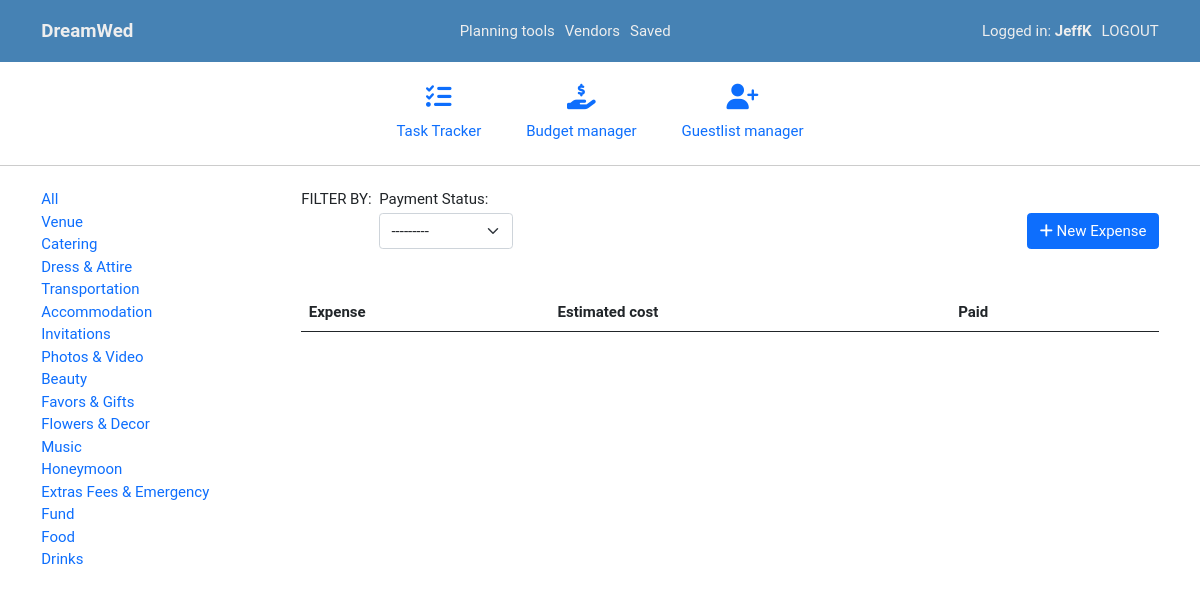
Page /U/budget-manager/ (signed in) on the committed database.
### dreamwed/models.py (models this page shows, shortened)
class User(AbstractUser):
   is_vendor = models.BooleanField(default=False)
   is_wedding_planner = models.BooleanField(default=False)
   profile = models.ImageField(default='default.jpg', upload_to='profile_pics')
   class Meta:
      ordering = ['last_name', 'first_name']

class ExpenseCategory(models.Model):
   name = models.CharField(max_length=200, help_text='Categorize your expenses for proper budgeting.')
   wedplanner = models.ForeignKey(WeddingPlanner, on_delete=CASCADE, blank=True, null=True)
   def __str__(self):
      return self.name

### main/decorators.py (the view)
   def wrapper_func(request, *args, **kwargs):
      if request.user.is_wedding_planner:
         return view_func(request, *args, **kwargs)
      else:
         error_msg = 'Unauthorised action. You must be a wedding planner to access this page!'
         return HttpResponse(error_msg)

### dreamwed/forms.py
class BudgetItemForm(ModelForm):
   class Meta:
      model = BudgetItem
      fields = ['description', 'expense_category', 'cost']

class BudgetItemUpdateForm(ModelForm):
   class Meta:
      model = BudgetItem
      fields = ['description', 'expense_category', 'cost', 'paid']

### dreamwed/views/wedplanner.py (called while the page is built)
@login_required
@wedding_planner_required
def budget_manager(request):
   expense_categories = ExpenseCategory.objects.all()
   create_form = BudgetItemForm()
   update_form = BudgetItemUpdateForm()
   if(request.headers.get('X-Requested-With') == 'XMLHttpRequest'):
      expenses = BudgetItem.objects.filter(wedplanner_id=request.user.id)
      data = list(expenses.values())
      return JsonResponse(data, safe=False, status=200)
   context = {
      'create_form': create_form,
      'update_form': update_form,
      'expense_categories': expense_categories,
   }
   return render(request, 'wedplanner/budget-manager.html', context)

### templates/wedplanner/budget-manager.html (shortened to what this page needs)
{% extends 'base.html' %}
{% load widget_tweaks %}
{% block body %}
{% include 'include/header.html' %}
{% include 'include/tools-nav.html' %}
<section class="my-4">
   <div class="container grid-200-auto">
      <div class="side-nav">
         <a class="pointer" onclick="getAllbudgetItems()">All</a><br>
         {% for category in expense_categories %}
         <a class="pointer" data-exp-category-id="{{ category.id }}" onclick="getExpensesInCategory(this.getAttribute('data-exp-category-id'))">{{ category.name }}</a><br>
         {% endfor %}
      </div>
      <div class="main-content">
         <div class="d-flex justify-content-between align-items-end">
            <div class="d-flex">
               <span>FILTER BY:</span>
               <div class="form-group mx-2 mb-0">
                  <label for="">Payment Status:</label>
                  <select name="rsvp-filter" id="rsvp-filter" class="form-select">
                     <option value="" selected>---------</option>
                  </select>
               </div>
            </div>
            <button type="button" class="btn btn-primary" data-bs-toggle="modal" data-bs-target="#addExpense">
               <i class="fas fa-plus"></i>
               <span>New Expense</span>
            </button>
         </div>
         <br><br>
         <table class="table" id="BudgetItemsTable">
            <thead>
               <tr>
                  <th>Expense</th>
                  <th>Estimated cost</th>
                  <th>Paid</th>
                  <th></th>
               </tr>
            </thead>
         </table>
      </div>
   </div>
</section>
{% endblock body %}
{% block scripts %}
{% load static %}
{% endblock scripts %}

### templates/include/header.html (shortened to what this page needs)
<nav class="sticky-top py-3" id="navbar">
   <div class="container">
      <div class="logo d-flex justify-content-between">
         <a class="navbar-brand display-4 fw-bold" href="{% url 'home' %}">DreamWed</a>
      </div>
      <div class="nav-secondary nav-middle">
         <div class="nav-links">
            {% if user.is_wedding_planner %}
            <a href="{% url 'checklist-all' %}">Planning tools</a>
            <a href="{% url 'vendors' %}">Vendors</a>
            <a href="{% url 'bookmarks' %}">Saved</a>
            {% elif user.is_vendor %}
            <a href="{% url 'user-profile' %}">My vendor profile</a>
            <a href="#">Inquiries</a>
            <a href="#">Pricing requests</a>
            {% endif %}
         </div>
      </div>
      <div class="nav-secondary nav-right">
         <div class="nav-links">
            {% if user.is_authenticated %}
            <a href="{% url 'user-profile' %}">Logged in:
               <strong>{{ user.username }}</strong>
            </a>
            <a href="{% url 'logout' %}">LOGOUT</a>
            {% else %}
            <a href="{% url 'register' %}">Create account</a>
            <a href="{% url 'login' %}">Login</a>
            {% endif %}
         </div>
      </div>
   </div>
</nav>

### static/css/main.css (style rules this page uses)
html, body { font: 400 15px/1.5 'Roboto', sans-serif; }
body { margin: 0; padding: 0 0 4rem; position: relative; }
a { text-decoration: none; }
label { margin-bottom: 2px; }
.pointer { cursor: pointer; }
.grid-200-auto { display: grid; grid-template-columns: 200px 1fr; gap: 4rem; }
.form-group { text-align: left; max-width: 450px; margin-left: auto; margin-right: auto; margin: 0 auto 1rem; }
#navbar { background: steelblue; }
#navbar a { color: #eee; }
#navbar .nav-secondary { max-height: 0; overflow: hidden; transform: translate(-100%, 0); transition: 0.25s ease-in-out; }
#navbar .nav-right .nav-links { padding-top: 1rem; border-top: 1px solid #aaa; }
#navbar .nav-middle .nav-links { padding: 1.4rem 0 1rem; }
#navbar .nav-secondary a { display: block; padding: 12px 0; }
@media screen and (min-width: 800px) { #navbar .container { display: flex; justify-content: space-between; } }
@media screen and (min-width: 800px) { #navbar .nav-secondary { max-height: initial !important; overflow: initial !important; transform: translate(0) !important; } }
@media screen and (min-width: 800px) { #navbar .nav-secondary .nav-links { height: 100%; display: flex; align-items: center; } }
@media screen and (min-width: 800px) { #navbar .nav-right .nav-links { padding: 0; border: none; } }
@media screen and (min-width: 800px) { #navbar .nav-middle .nav-links { padding: 0; } }
@media screen and (min-width: 800px) { #navbar .nav-secondary a { padding: 0; } }
@media screen and (min-width: 800px) { #navbar .nav-secondary a + a { margin-left: 10px; } }

### rows in the picture
User: username "JeffK"
ExpenseCategory: name "Venue"
ExpenseCategory: name "Catering"
ExpenseCategory: name "Dress & Attire"
ExpenseCategory: name "Transportation"
ExpenseCategory: name "Accommodation"
ExpenseCategory: name "Invitations"
ExpenseCategory: name "Photos & Video"
ExpenseCategory: name "Beauty"
ExpenseCategory: name "Favors & Gifts"
ExpenseCategory: name "Flowers & Decor"
ExpenseCategory: name "Music"
ExpenseCategory: name "Honeymoon"
ExpenseCategory: name "Extras Fees & Emergency Fund"
ExpenseCategory: name "Food"
ExpenseCategory: name "Drinks"
